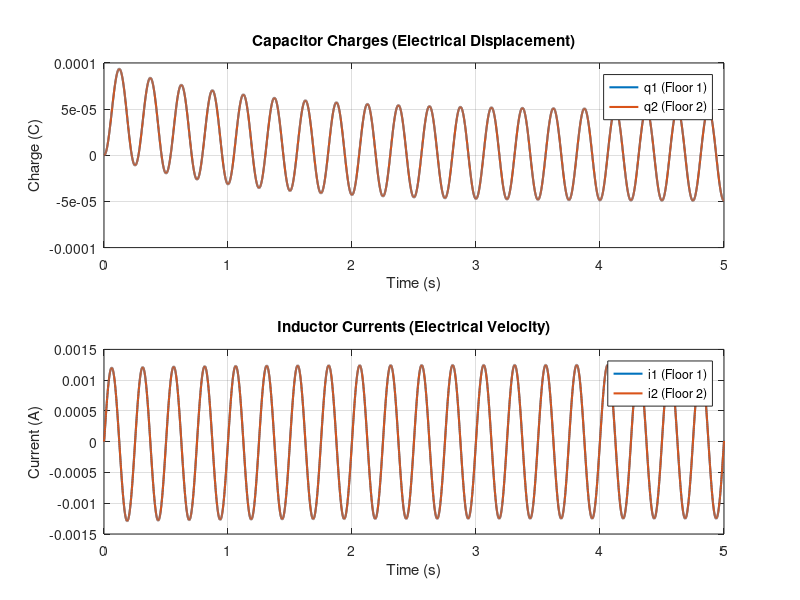
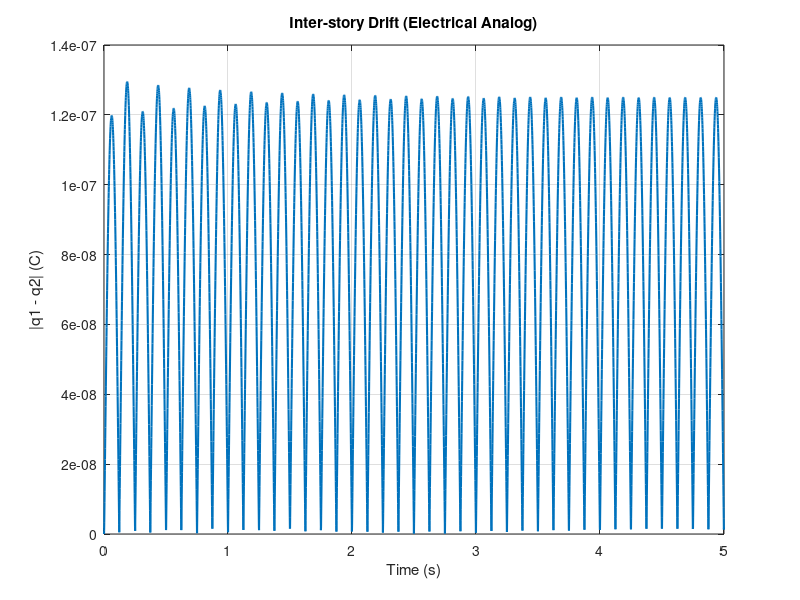

Recreate these plots in MATLAB, in order.
clc;
clear;
close all;

%G=4
L1 = 4000;        
L2 = 200;        
R1 = 4e6;         
R2 = 2e6;         
C1 = 2.5e-7;      
C2 = 5e-6;        

% State-space matrices

A = [ ...
    0  1  0  0;
   -(1/(L1*C1)+1/(L1*C2))  -(R1+R2)/L1   1/(L1*C2)   R2/L1;
    0  0  0  1;
    1/(L2*C2)   R2/L2   -1/(L2*C2)  -R2/L2 ];

B = [0; 1/L1; 0; 0];
C = eye(4);
D = zeros(4,1);

%state-space system
sys_elec = ss(A,B,C,D);
t = linspace(0,5,5000);              
V = 5000 * sin(8*pi*t);              
% initial conditions
x0 = [0 0 0 0];   % [q1 i1 q2 i2]

% Simulate system

[y, t, x] = lsim(sys_elec, V, t, x0);

% Extract outputs
q1 = y(:,1);      % Charge C1
i1 = y(:,2);      % Current L1
q2 = y(:,3);      % Charge C2
i2 = y(:,4);      % Current L2

% Plot results
figure;
subplot(2,1,1)
plot(t, q1, 'LineWidth', 1.5); hold on;
plot(t, q2, 'LineWidth', 1.5);
grid on;
xlabel('Time (s)');
ylabel('Charge (C)');
title('Capacitor Charges (Electrical Displacement)');
legend('q1 (Floor 1)', 'q2 (Floor 2)', 'Interpreter', 'none');

subplot(2,1,2)
plot(t, i1, 'LineWidth', 1.5); hold on;
plot(t, i2, 'LineWidth', 1.5);
grid on;
xlabel('Time (s)');
ylabel('Current (A)');
title('Inductor Currents (Electrical Velocity)');
legend('i1 (Floor 1)', 'i2 (Floor 2)', 'Interpreter', 'none');


%Inter-story drift
figure;
plot(t, abs(q1 - q2), 'LineWidth', 1.5);
grid on;
xlabel('Time (s)');
ylabel('|q1 - q2| (C)');
title('Inter-story Drift (Electrical Analog)');
